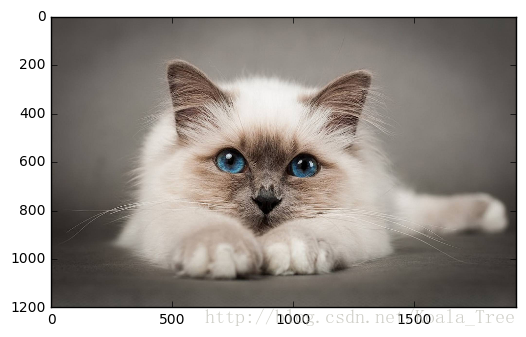
#> input picture ch1 Neural Network And DeepLearning/ch1_2 Neural Network/datasets/test.png, 526 x 337 px
$ jupyter execute --allow-errors 'ch1_2 Logistic_CatJudge .ipynb'   (older library calls are emulated)
#> lines starting #> are read from the running program, lines starting #| are printed output that depends on the picture
[cell 1]
import numpy as np
import matplotlib.pyplot as plt
import h5py
from PIL import Image

[cell 2]
def load_dataset():
    train_dataset = h5py.File('datasets/train_catvnoncat.h5', "r")
    train_set_x_orig = np.array(train_dataset["train_set_x"][:]) # your train set features
    train_set_y_orig = np.array(train_dataset["train_set_y"][:]) # your train set labels

    test_dataset = h5py.File('datasets/test_catvnoncat.h5', "r")
    test_set_x_orig = np.array(test_dataset["test_set_x"][:]) # your test set features
    test_set_y_orig = np.array(test_dataset["test_set_y"][:]) # your test set labels

    classes = np.array(test_dataset["list_classes"][:]) # the list of classes

    train_set_y_orig = train_set_y_orig.reshape((1, train_set_y_orig.shape[0]))
    test_set_y_orig = test_set_y_orig.reshape((1, test_set_y_orig.shape[0]))

    return train_set_x_orig, train_set_y_orig, test_set_x_orig, test_set_y_orig, classes

#> (a cell that did not finish here is left out)

#> (a cell that did not finish here is left out)

#> (a cell that did not finish here is left out)

[cell 6]
# GRADED FUNCTION: sigmoid

def sigmoid(z):
    s = 1.0/(1+np.exp(-z))
    return s

# GRADED FUNCTION: initialize_with_zeros

# [7 lines left out: function initialize_with_zeros, not called in this run]

[cell 7]
# GRADED FUNCTION: propagate

def propagate(w, b, X, Y):

    m = X.shape[1]

    # FORWARD PROPAGATION (FROM X TO COST)
    A = sigmoid(np.dot(w.T, X)+b)                                    # compute activation
    cost = -(1.0/m)*np.sum(Y*np.log(A)+(1-Y)*np.log(1-A))                                 # compute cost

    # BACKWARD PROPAGATION (TO FIND GRAD)
    dw = (1.0/m)*np.dot(X,(A-Y).T)
    db = (1.0/m)*np.sum(A-Y)

    assert(dw.shape == w.shape)
    assert(db.dtype == float)
    cost = np.squeeze(cost)
    assert(cost.shape == ())

    grads = {"dw": dw,
             "db": db}

    return grads, cost

[cell 8]
w, b, X, Y = np.array([[1.],[2.]]), 2., np.array([[1.,2.,-1.],[3.,4.,-3.2]]), np.array([[1,0,1]])
grads, cost = propagate(w, b, X, Y)
print ("dw = " + str(grads["dw"]))
print ("db = " + str(grads["db"]))
print ("cost = " + str(cost))

[cell 9]
# GRADED FUNCTION: optimize

def optimize(w, b, X, Y, num_iterations, learning_rate, print_cost = False):
#> called with w = array of shape (2, 1), b = 2, X = array of shape (2, 3), Y = array of shape (1, 3), num_iterations = 100, learning_rate = 0.009, print_cost = False
    costs = []

    for i in range(num_iterations):
        # Cost and gradient calculation (≈ 1-4 lines of code)
        grads, cost = propagate(w, b, X, Y)

        # Retrieve derivatives from grads
        dw = grads["dw"]
        db = grads["db"]

        w = w - learning_rate*dw
        b = b - learning_rate*db

        # Record the costs
        if i % 100 == 0:
            costs.append(cost)

        # Print the cost every 100 training examples
        if print_cost and i % 100 == 0:
            print ("Cost after iteration %i: %f" %(i, cost))

    params = {"w": w,
              "b": b}

    grads = {"dw": dw,
             "db": db}

    return params, grads, costs

[cell 10]
params, grads, costs = optimize(w, b, X, Y, num_iterations= 100, learning_rate = 0.009, print_cost = False)

print ("w = " + str(params["w"]))
print ("b = " + str(params["b"]))
print ("dw = " + str(grads["dw"]))
print ("db = " + str(grads["db"]))

[cell 11]
# GRADED FUNCTION: predict

# [18 lines left out: function predict, not called in this run]

[cell 12]
# GRADED FUNCTION: model

# [30 lines left out: function model, not called in this run]

#> (a cell that did not finish here is left out)

[cell 14]
# Example of a picture that was wrongly classified.
index = 1
#> (the rest of this cell did not finish here and is left out)

#> (a cell that did not finish here is left out)

[cell 16]
# Compare different learing_rate
learning_rates = [0.01, 0.001, 0.0001]
models = {}
#> (the rest of this cell did not finish here and is left out)

[cell 17]
# Test my picture
fname = "datasets/test.png"
img = Image.open(fname)
#> img is the input picture: PIL image 526x337 RGBA; mean R, G, B, A 149.3, 143.2, 137.9, 197.4
plt.imshow(img)

if img.mode == 'RGBA':
    img = img.convert('RGB')
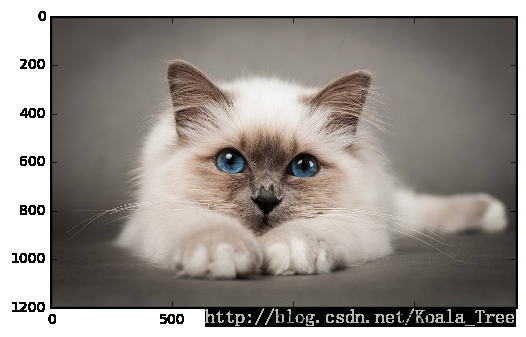
#> img: PIL image 526x337 RGB; mean R, G, B 149.3, 143.2, 137.9
#> (the rest of this cell did not finish here and is left out)
